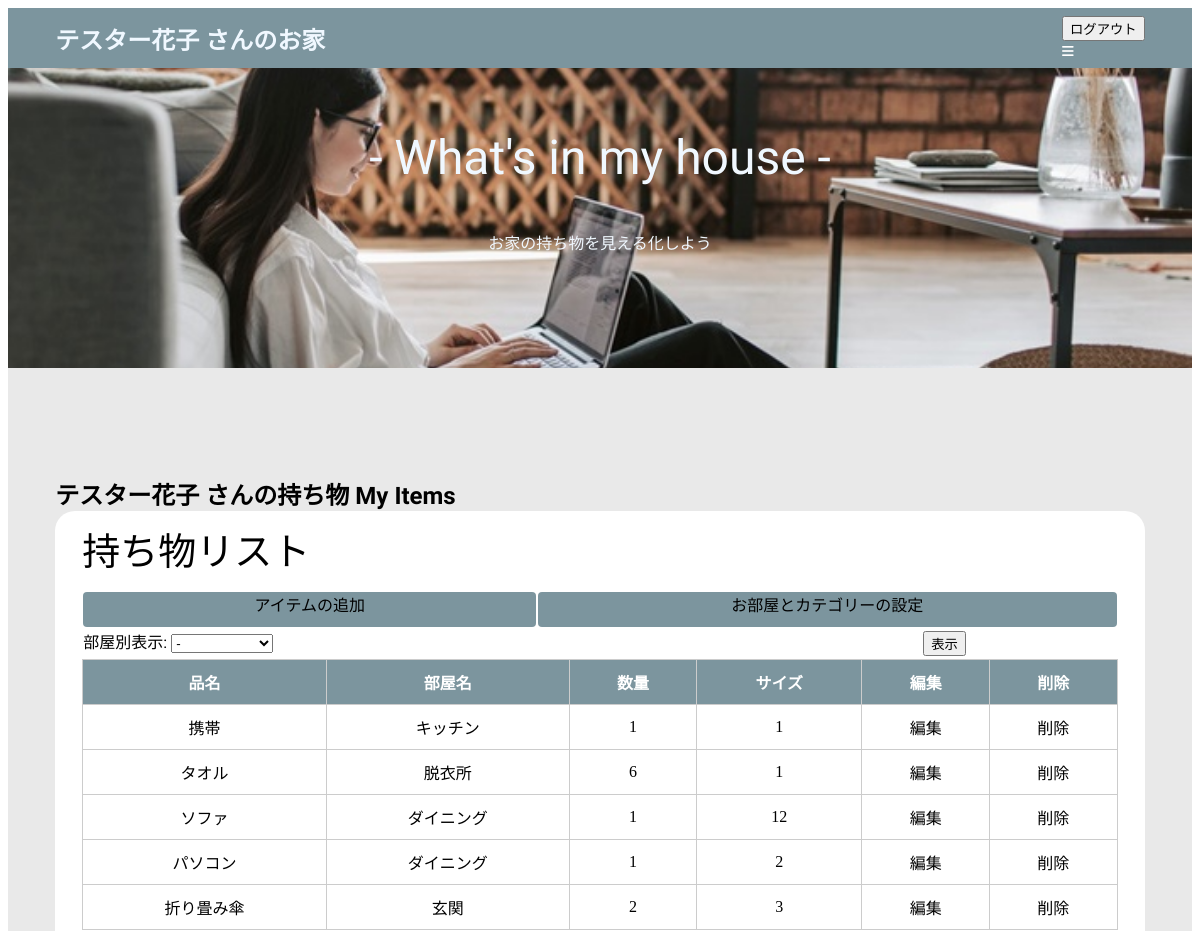
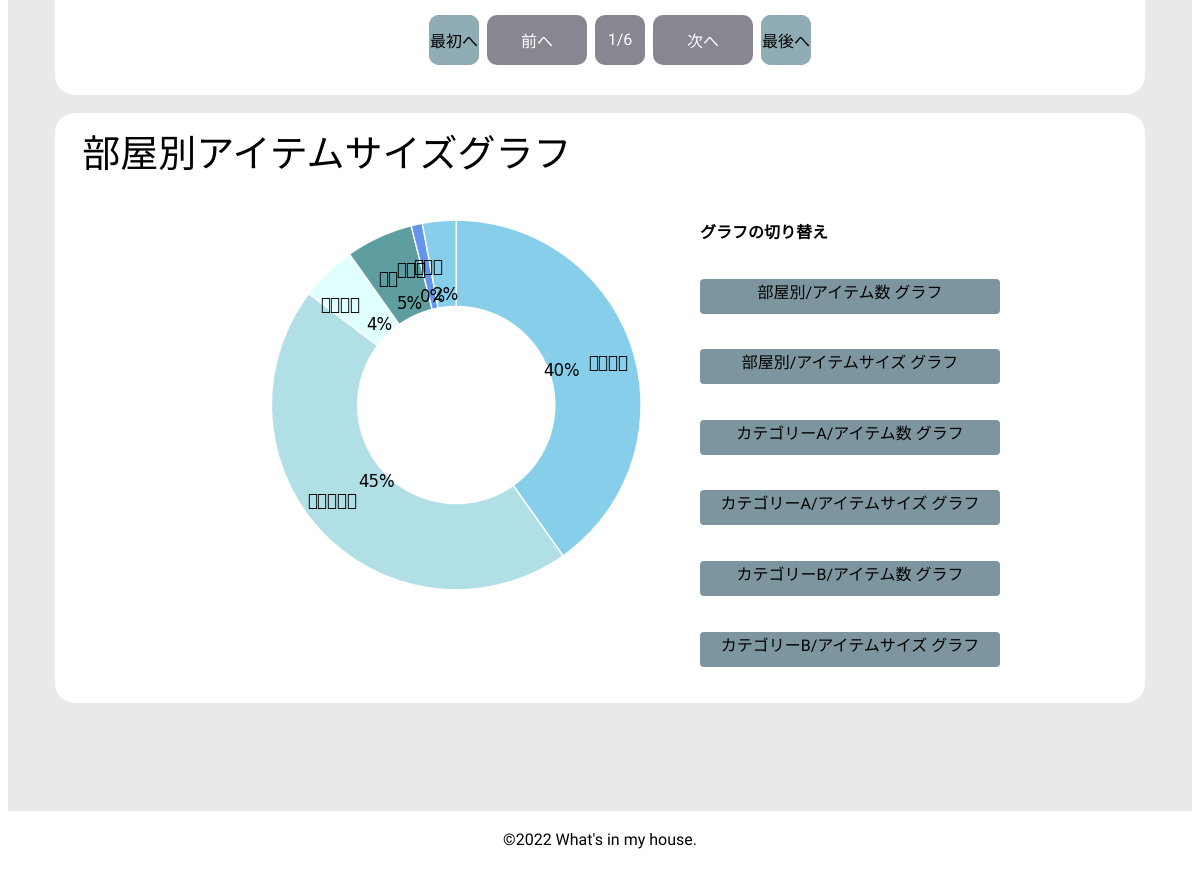
The page /house/index_room_size (signed in) on the database its author committed (2 pictures, top to bottom).
### house/models.py (models this page shows, shortened)
class Item(models.Model):
    owner=models.ForeignKey(User,on_delete=models.CASCADE,related_name='i_owner')
    room=models.ForeignKey('Room',on_delete=models.CASCADE)
    name=models.CharField(max_length=35)
    qty=models.IntegerField(default=1)
    size=models.IntegerField(default=10)
    get_date=models.DateField(default=date.today)
    cate_a=models.ForeignKey('Cate_a',on_delete=models.SET_NULL,null=True,blank=True,)
    cate_b=models.ForeignKey('Cate_b',on_delete=models.SET_NULL,null=True,blank=True,)
    comment=models.TextField(max_length=100,blank=True,null=True)
    delete_flag=models.BooleanField(default=False)
    delete_date=models.DateField(default=None,blank=True,null=True)
    pub_date=models.DateTimeField(auto_now_add=True)
    class Meta:
        ordering = ('-id',)

class Room(models.Model):
    name=models.CharField(max_length=25)
    owner=models.ForeignKey(User,on_delete=models.CASCADE,related_name='r_owner')

### house/views.py (the view)
# urls.py: path('index_room_size',views.index_room_size,name='index_room_size'),
@login_required(login_url='/accounts/login/')                        #ログインしていたら使える。
def index_room_size(request,num=1):
    user=request.user                        #ログインユーザー情報の取得
    itemlist=Item.objects.filter(owner=request.user)
    page=Paginator(itemlist,5)
    form=SelectroomForm(request.user)
    chart=get_pie_data_room_sumsize(request)              #グラフ描画関数の戻り値を変数chartで送る。
    params={
        'itemlist':page.get_page(num),
        'form':form,
        'user':user,
        "chart":chart,
        "graphtitle":'部屋別アイテムサイズ',
    }
    return render(request,'house/index.html',params)

### house/forms.py
class SelectroomForm(forms.Form):
    def __init__(self,user,*args,**kwargs):                                             #ユーザー毎に表示を変える場合
        super(SelectroomForm,self).__init__(*args,**kwargs)                             #ユーザー毎に表示を変える場合
        self.fields['部屋別表示']=forms.ChoiceField(                                #プルダウンリストを作ります。
            choices=                                                               #プルダウンリストの中身は変数choicesです。
            [('0','-')]+                                                           #変数choicesの中身は、デォルトの（-：-）と
            [(item.id,item.name) for item in Room.objects.filter(owner=user)],     #ルームモデルに登録されているレコードを変数itemに取出し、name（部屋名）だけにする。
            widget=forms.Select(attrs={'size:':1}),
            )

### house/graph.py (called while the page is built)
def Output_Graph():
	buffer=BytesIO()                     #バイナリI/O(画像や音声データを取り扱う際に利用)
	plt.savefig(buffer,format="png")     #png形式の画像データを取り扱う
	buffer.seek(0)                       #ストリーム先頭のoffset byteに変更
	img=buffer.getvalue()                #バッファの全内容を含むbytes
	graph=base64.b64encode(img)          #画像ファイルをbase64でエンコード
	graph=graph.decode("utf-8")          #デコードして文字列から画像に変換
	buffer.close()
	return graph

def Plot_PieChart(p,l):
    plt.rcParams['font.family']='Yu Gothic'                 #日本語表示する設定
    c=["skyblue",'powderblue','lightcyan','cadetblue',"cornflowerblue"]  #円グラフの色の設定。順番に適用されて最後まできたら最初に戻り繰り返す。
    plt.switch_backend("AGG")
    plt.figure(figsize=(5,4))                              #グラフの画像サイズ　円グラフを描画。デフォルトは3時の方向から開始
    wedgeprops={"edgecolor":"white", "width":0.7}          #扇状の周りの白い線（隙間）
    textprops={"size":"large"}
    plt.pie(p,autopct="%d%%",labels=l,colors=c,            #autopoct:比率を表示するようにしている。小数点第一位まで表示するときはautopct='%.1f%%'。
    counterclock=False,startangle=90,                      #counterclock=Falseで時計回り。startangle=90で12時の方向から開始
    radius=1.5,center=(0,0),wedgeprops=wedgeprops,         #radius:エングラフのサイズ
    labeldistance=0.75,textprops=textprops)                #ラベルの位置 小さいと円の上、大きいと円の外
    graph = Output_Graph()
    return graph

### templates/house/index.html (shortened to what this page needs)
{% load static %}
<!DOCTYPE html>
<html lang="ja">
<head>
    <link rel="stylesheet" type="text/css"
        href="{% static 'house/css/style.css' %}" />
    <link href="https://use.fontawesome.com/releases/v6.1.1/css/all.css" rel="stylesheet">
</head>
<header class="header">
    <div class="header-container w-con01">
        <div class="whats in my house">
            <h2><a href="{% url 'index' %}">{{user}} さんのお家</a></h2>
        </div>
        <div>
            <form action="{% url 'account_logout' %}" method="post">
                <input type="submit" value="ログアウト">
            </form>
            <button class="navbtn">
                <i class="fa-solid fa-bars"></i>
            </button>
        </div>
    </div>
</header>
<section class="hero">
    <div class="hero-container w-con01">
        <h1>- What's in my house -</h1>
        <p>お家の持ち物を見える化しよう</p>
    </div>
</section>
<body>
    <section class="plans">
        <div class="w-con01">
            <h2>{{user}} さんの持ち物  <span>My Items</span></h2>
            <div class="plans-con">
                <div class="plan">
                    <h3>持ち物リスト</h3>
                    <div class="btn_area">
                        <table><tr>
                            <td><a href="/house/create_item" class="btn">アイテムの追加</a></td>
                            <td><a href="/house/create" class="btn">お部屋とカテゴリーの設定</a></td></tr>
                        </table>
                    </div>
                    <div class="form_area">
                        <table class="sarch">
                        <tr><td>
                            <form action="{% url 'index' %}" method="post">
                                {{ form.as_p }}
                            </td><td>
                            <input class="twowordbtn" type="submit" value="表示"></td>
                            </form></tr>
                        </table>
                    </div>
                    <div class="list_area">
                        <table class="tb01">
                            <tr class="head">
                                <th>品名</th>
                                <th>部屋名</th>
                                <th>数量</th>
                                <th>サイズ</th>
                                <th>編集</th>
                                <th>削除</th>
                            </tr>
                            {% for item in itemlist %}
                            <tr>
                                <td data-label="アイテム名">{{item.name}}</td>
                                <td data-label="部屋名">{{item.room.name}}</td>
                                <td data-label="数　量">{{item.qty}}</td>
                                <td data-label="サイズ">{{item.size}}</td>
                                <td><a href="{% url 'edit_item' item.id %}">編集</a></td>
                                <td><a href="{% url 'delete_item' item.id %}">削除</a></td>
                            </tr>
                            {% endfor %}
                        </table>
                    </div>
                    <div class="pager">
                        <ul class="pagination">
                        {% if itemlist.has_previous %}
                            <li><a href="{% url 'index' %}" class="active"><span>最初へ</span></a></li>
                            <li class="pre"><a href="{% url 'index' %}{{itemlist.previous_page_number}}"><span>前へ</span></a></li>
                        {% else%}
                            <li><a href="#" class="active"><span>最初へ</span></a></li>
                            <li class="pre"><a href="#"><span>前へ</span></a></li>
                        {% endif %}
                            <li><a href="#"><span>{{itemlist.number}}/{{itemlist.paginator.num_pages}}</span></a></li>
                        {% if itemlist.has_next %}
                            <li class="next"><a href="{% url 'index' %}{{itemlist.next_page_number}}"><span>次へ</span></a></li>
                            <li><a href="{% url 'index' %}{{itemlist.paginator.num_pages}}" class="active"><span>最後へ</span></a></li>
                        {% else %}
                            <li class="next"><a href="#"><span>次へ</span></a></li>
                            <li><a href="#" class="active"><span>最後へ</span></a></li>
                        {% endif %}
                        </ul>
                    </div>
                </div>
<br>
                <div class="plan">
                    <h3>{{graphtitle}}グラフ</h3>
                    <div class="w-con02">
                        <div>
                            <img>
                        </div>
                        <div class="switch_btn_container">
                            <h4>グラフの切り替え</h4>
                            <a href="{% url 'index_room_qty' %}" class="btn">部屋別/アイテム数 グラフ</a>
                            <a href="{% url 'index_room_size' %}" class="btn">部屋別/アイテムサイズ グラフ</a>
                            <a href="{% url 'index_catea_qty' %}" class="btn">カテゴリーA/アイテム数 グラフ</a>
                            <a href="{% url 'index_catea_size' %}" class="btn">カテゴリーA/アイテムサイズ グラフ</a>
                            <a href="{% url 'index_cateb_qty' %}" class="btn">カテゴリーB/アイテム数 グラフ</a>
                            <a href="{% url 'index_cateb_size' %}" class="btn">カテゴリーB/アイテムサイズ グラフ</a>
                        </div>
                    </div>
                </div>
            </div>
        </div>
    </section>
<footer class="footer">
    <div class="footer-container w-con">
        <p>©2022 What's in my house.</p>
    </div>
</footer>
</body>
</html>

### static/house/css/style.css (style rules this page uses)
.navbtn { padding: 0; outline: none; border: none; background: transparent; cursor: pointer; color: rgb(255, 255, 255); }
.btn { display: block; border-radius: 4px; min-width: 150px; height: 35px; box-sizing: border-box; background-color: rgb(124, 149, 158); color:rgb(0, 0, 0); font: size 13px; text-align: center; }
a { color: inherit; text-decoration: none; }
h1,h2,h3,h4,h5,h6,p,a { margin: 0; font-family: 'Kaisei Opti', serif; }
img { display: block; }
.header { height: 60px; background-color: rgb(124, 149, 158); font-family: 'Kaisei Opti', serif; color: aliceblue; min-height: 0vw; font-weight: 400; position: sticky; z-index: 10; top: 0; }
.header-container { display: flex; height: 100%; align-items: center; justify-content: space-between; }
.w-con01 { width: min(92%,1166px); margin: auto; }
.w-con02 { padding: 10px; margin: 10PX; background-color: #ffffff; display: flex; flex-wrap: wrap; margin: auto; justify-content: center; }
.hero { height: 300px; background-image:url(../image/room_image03.jpg); background-position: center; background-size: cover; }
.hero-container { display: grid; justify-items: center; align-content: center; height: 100%; }
.form_area { display: flex; justify-items: center; align-content: center; height: 100%; }
.hero h1 { margin-bottom: 40px; color: aliceblue; font-size: clamp(38px,5vw,48px); min-height: 0vw; font-weight: 400; line-height: 1.3; text-align: center; }
.hero P { margin-bottom: 50px; color: aliceblue; }
:root { --v-space:clamp(90px,9vw,120px); }
.plans { height: auto; padding: var(--v-space) 0; background-color: #e9e9e9; }
@media (min-width:768px) { .plans-con { grid-template-columns: repeat(2,1fr); } }
.plan { padding: 10px 27px; border-radius: 20px; background-color: #ffffff; }
p { line-height: 1.8; }
.plan h3 { margin-bottom: 15px; font-size: 38px; font-weight: 400; }
.switch_btn_container { height: 60vh; display: grid; align-items: center; gap: 3px; grid-template-columns: 300px; }
.footer { height: 100px; justify-items: center; align-content: center; background-position: center; }
.footer-container { display: grid; height: 100%; align-items: center; align-content: center; }
.footer p { margin-bottom: 40px; color: rgb(0, 0, 0); min-height: 0vw; line-height: 1.3; text-align: center; }
.pager .pagination { text-align: center; }
.pager .pagination li { display: inline; margin: 0 2px; padding: 0; display: inline-block; background: #888791; width: 50px; height: 50px; text-align: center; position: relative; border-radius: 10px; }
.pager .pagination li.pre, .pager .pagination li.next { display: inline-block; width: 100px; height: 50px; text-align: center; }
.pager .pagination li a { vertical-align: middle; position: absolute; top: 0; left: 0; width: 100%; height: 100%; text-align: center; display:table; color: #fff; text-decoration: none; -webkit-transition: all 0.3s ease; -moz-transition: all 0.3s ease; -o-transition: all 0.3s ease; transition: all 0.3s ease; }
.pager .pagination li a span { display:table-cell; vertical-align:middle; }
.pager .pagination li a:hover, .pager .pagination li a.active { color: #000; background:rgb(144, 172, 181); border-color: #00f; border-radius: 10px; }
table { border-collapse: collapse; width: 100%; }
.tb01 th, .tb01 td { padding: 10px; border: solid 1px #ccc; text-align:center; box-sizing:border-box; }
.tb01 th { background:rgb(124, 149, 158); color: #fff; }

### rows shown on the page
Item: name "携帯", room.name "キッチン", qty "1", size "1"
Item: name "タオル", room.name "脱衣所", qty "6", size "1"
Item: name "ソファ", room.name "ダイニング", qty "1", size "12"
Item: name "パソコン", room.name "ダイニング", qty "1", size "2"
Item: name "折り畳み傘", room.name "玄関", qty "2", size "3"

### other values the page prints
{{ user }} "テスター花子"
{{ itemlist.number }} "1"
{{ itemlist.paginator.num_pages }} "6"
{{ graphtitle }} "部屋別アイテムサイズ"
